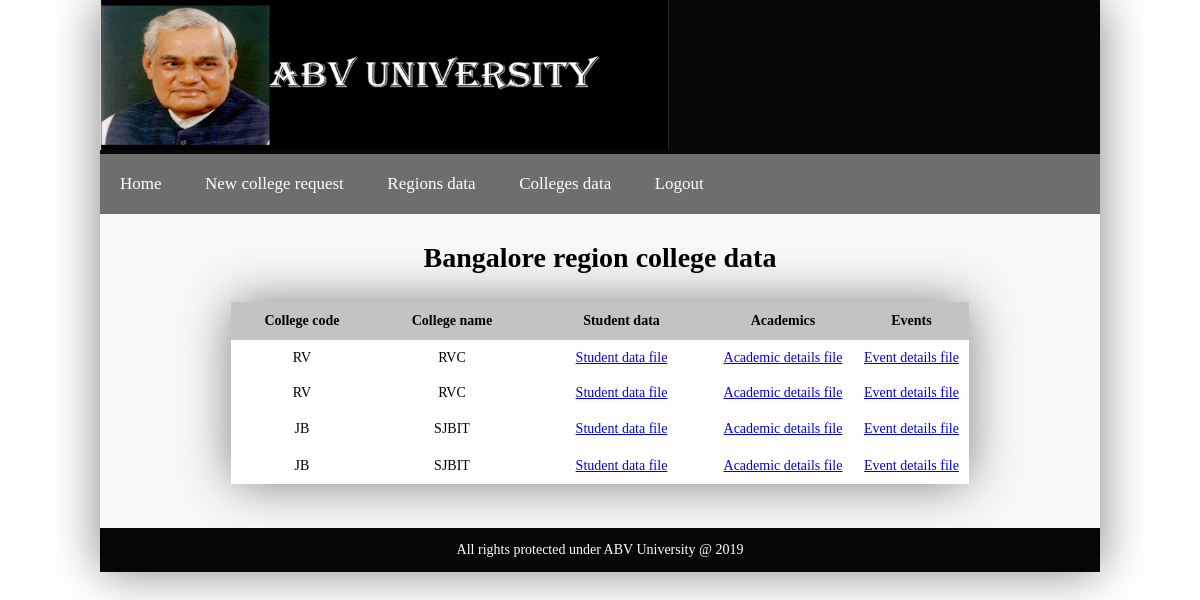
The app's page /universityadminregion2collegedata.php (signed in) with its own data.
### tables this page shows
CREATE TABLE `college3data` (
  `collegecode` varchar(30) NOT NULL,
  `collegename` varchar(30) NOT NULL,
  `date` date NOT NULL,
  `studentdata` varchar(30) NOT NULL,
  `academicsdata` varchar(30) NOT NULL,
  `eventsdata` varchar(30) NOT NULL
);

CREATE TABLE `college4data` (
  `collegecode` varchar(30) NOT NULL,
  `collegename` varchar(30) NOT NULL,
  `date` date NOT NULL,
  `studentdata` varchar(30) NOT NULL,
  `academicsdata` varchar(30) NOT NULL,
  `eventsdata` varchar(30) NOT NULL
);

### universityadminregion2collegedata.php (the view, shortened to what this page needs)
?><!DOCTYPE html>
<html>
    <head>
        <link rel="stylesheet" type="text/css" href="nav2.css"/>
         <link rel="stylesheet" href="style.css">
    </head>
    <body class="body">
        <?php
		  $colname = "";
          $sdata = "";
		  $adata = "";
		  $edata = "";
	include("myconn2.php");
	$sql="Select *from college3data";
	$result = $conn2->query($sql);
		if($result->num_rows > 0 )
		{
			while($row=$result->fetch_assoc())
			{
				 $colname = $row['collegename'];
				 $sdata = $row['studentdata'];
		         $adata = $row['academicsdata'];
		         $edata = $row['eventsdata'];
			}
		}
		else
		{
			echo "Error : " . $sql . "<br>" . $conn2->error;
		}
  ?>
  <?php
		  $colname1 = "";
          $sdata1 = "";
		  $adata1 = "";
		  $edata1 = "";
	include("myconn2.php");
	$sql1="Select *from college4data";
	$result1 = $conn2->query($sql1);
		if($result1->num_rows > 0 )
		{
			while($row1=$result1->fetch_assoc())
			{
				 $colname1 = $row1['collegename'];
				 $sdata1 = $row1['studentdata'];
		         $adata1 = $row1['academicsdata'];
		         $edata1 = $row1['eventsdata'];
			}
		}
		else
		{
			echo "Error : " . $sql1 . "<br>" . $conn2->error;
		}
  ?>
        <table width="1000" border="0" cellspacing="0" cellpadding="0" align="center">
         <tbody>
            <tr>
              <td height="140" bgcolor="#070707" align="left">  <?php include("header.php"); ?> </td>
            </tr>
            <tr>
              <td bgcolor="#6E6E6E"> <?php include("universitynav.php"); ?> </td>
           </tr>
            <tr bgcolor="#F8F8F8">
                <td colspan="2">  <h1 align="center"> <p>Bangalore region college data</p> </h1>
                 <?php
						include("myconn2.php");
						$sql="SELECT *from college3data";
						$result=$conn2->query($sql);
						if($result->num_rows==0)
						{
							echo "No Records Found";
						}
						else
						{
					?>
                  <table width="738" border="0" align="center" cellpadding="0" cellspacing="0">
                    <tbody>
                      <tr>
                        <th width="142" height="38" bgcolor="#C3C3C3" style="text-align: center" scope="col"> College code </th>
                        <th width="158" bgcolor="#C3C3C3" style="text-align: center" scope="col"> College name</th>
                        <th width="181" bgcolor="#C3C3C3" style="text-align: center" scope="col"> Student data</th>
                        <th width="142" bgcolor="#C3C3C3" style="text-align: center" scope="col">Academics</th>
                        <th width="115" bgcolor="#C3C3C3" style="text-align: center" scope="col">Events</th>
                      </tr>
                      <?php
							while($row=$result->fetch_assoc())
							{
								$colcode=$row["collegecode"];
							?>
                      <tr>
                        <td height="35" bgcolor="#FFFFFF" style="text-align: center"><?php echo $colcode;?></td>
                        <td bgcolor="#FFFFFF" style="text-align: center"><?php echo $colname;?></td>
                        <td bgcolor="#FFFFFF" style="text-align: center"><a href="download.php?filename=<?php echo $sdata;?>">Student data file</a></td>
                        <td bgcolor="#FFFFFF" style="text-align: center"><a href="download.php?filename=<?php echo $adata;?>"> Academic details file</a></td>
                        <td bgcolor="#FFFFFF" style="text-align: center"><a href="download.php?filename=<?php echo $edata;?>">Event details file</a></td>
                      </tr>
                      <?php
						}
						   include("myconn2.php");
						   $sql1="SELECT *from college4data";
						   $result1=$conn2->query($sql1);
						   while($row1=$result1->fetch_assoc())
							{
								$colcode1=$row1["collegecode"];
							?>
                      <tr>
                        <td height="37" bgcolor="#FFFFFF" style="text-align: center"><?php echo $colcode1;?></td>
                        <td bgcolor="#FFFFFF" style="text-align: center"><?php echo $colname1;?></td>
                        <td bgcolor="#FFFFFF" style="text-align: center"><a href="download.php?filename=<?php echo $sdata1;?>">Student data file</a></td>
                        <td bgcolor="#FFFFFF" style="text-align: center"><a href="download.php?filename=<?php echo $adata1;?>"> Academic details file</a></td>
                        <td bgcolor="#FFFFFF" style="text-align: center"><a href="download.php?filename=<?php echo $edata1;?>">Event details file</a></td>
                        <?php
							}
						}
                       ?>
                      </tr>
                    </tbody>
                  </table>
                  <p>&nbsp;</p>
              </td>
            </tr>
            <tr>
               <td bgcolor="#070707" align="center" height="2"> <?php include("footer.php"); ?></td>
            </tr>
        </tbody>
      </table>
    </body>
</html>

### style.css (style rules this page uses)
body { margin: 0; padding: 0; height: 100%; }
table { margin: auto; -webkit-box-shadow: 0 0 50px gray; -moz-box-shadow: 0 0 50px gray; box-shadow: 0 0 50px gray; border-radius: 16px; font-size: 14px; }

### records on screen
college3data: collegecode "RV"
college3data: collegename "RVC", collegecode "RV"
college4data: collegecode "JB"
college4data: collegename "SJBIT", collegecode "JB"
